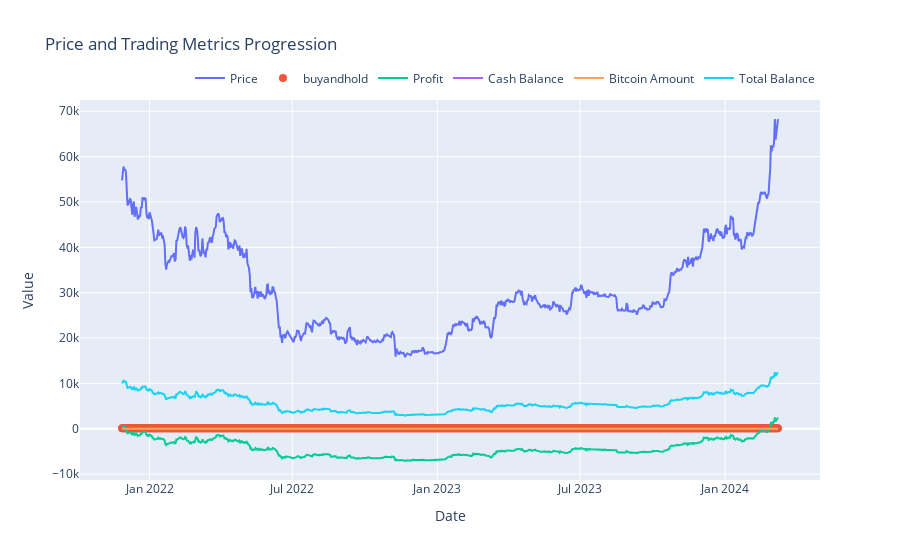

Notebook source saved alongside this figure:
### Markdown cell above
### Plot

### Code cell
plot("buyandhold", prices, indicator_values, profits, cash, bitcoin, total, Dates[start_idx:])

### Figure 1 — Plotly figure (JSON) as saved in the notebook; plotly's stock layout.template omitted (floating-point values rounded to 4 significant figures; data arrays with more than 128 entries replaced by an {"elided": "..."} marker saying what was removed)
{"data": [{"mode": "lines", "name": "Price", "type": "scatter", "x": {"elided": "833 str values"}, "y": {"elided": "833 float values"}}, {"marker": {"size": 8}, "mode": "markers", "name": "buyandhold", "type": "scatter", "x": {"elided": "833 str values"}, "y": {"elided": "833 int values"}}, {"mode": "lines", "name": "Profit", "type": "scatter", "x": {"elided": "833 str values"}, "y": {"elided": "833 float values"}}, {"mode": "lines", "name": "Cash Balance", "type": "scatter", "x": {"elided": "833 str values"}, "y": {"elided": "833 int values"}}, {"mode": "lines", "name": "Bitcoin Amount", "type": "scatter", "x": {"elided": "833 str values"}, "y": {"elided": "833 float values"}}, {"mode": "lines", "name": "Total Balance", "type": "scatter", "x": {"elided": "833 str values"}, "y": {"elided": "833 float values"}}], "layout": {"hovermode": "x unified", "legend": {"orientation": "h", "x": 1, "xanchor": "right", "y": 1.02, "yanchor": "bottom"}, "title": {"text": "Price and Trading Metrics Progression"}, "xaxis": {"title": {"text": "Date"}}, "yaxis": {"title": {"text": "Value"}}}}
